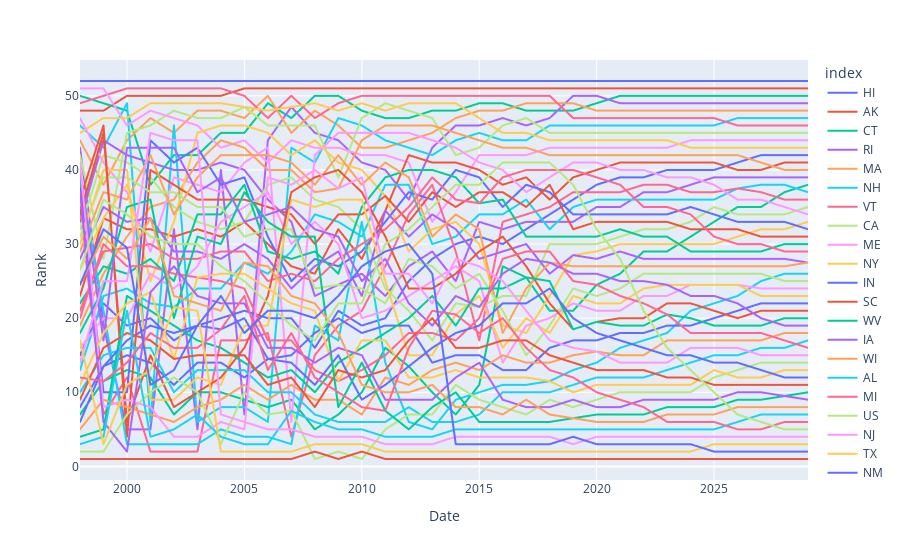

Notebook source saved alongside this figure:
### Code cell
energy_cost_plot = px.line(YoY_Energy_Cost_Ranking.melt(id_vars=["index"], var_name="Date", value_name="Rank"), x='Date', y='Rank', color='index')
energy_cost_plot

### Figure 1 — Plotly figure (JSON) as saved in the notebook; plotly's stock layout.template omitted (floating-point values rounded to 4 significant figures)
{"data": [{"hovertemplate": "index=HI<br>Date=%{x}<br>Rank=%{y}<extra></extra>", "legendgroup": "HI", "line": {"color": "#636efa", "dash": "solid"}, "mode": "lines", "name": "HI", "showlegend": true, "type": "scattergl", "x": [1998, 1999, 2000, 2001, 2002, 2003, 2004, 2005, 2006, 2007, 2008, 2009, 2010, 2011, 2012, 2013, 2014, 2015, 2016, 2017, 2018, 2019, 2020, 2021, 2022, 2023, 2024, 2025, 2026, 2027, 2028, 2029], "xaxis": "x", "y": [52, 52, 52, 52, 52, 52, 52, 52, 52, 52, 52, 52, 52, 52, 52, 52, 52, 52, 52, 52, 52, 52, 52, 52, 52, 52, 52, 52, 52, 52, 52, 52], "yaxis": "y"}, {"hovertemplate": "index=AK<br>Date=%{x}<br>Rank=%{y}<extra></extra>", "legendgroup": "AK", "line": {"color": "#EF553B", "dash": "solid"}, "mode": "lines", "name": "AK", "showlegend": true, "type": "scattergl", "x": [1998, 1999, 2000, 2001, 2002, 2003, 2004, 2005, 2006, 2007, 2008, 2009, 2010, 2011, 2012, 2013, 2014, 2015, 2016, 2017, 2018, 2019, 2020, 2021, 2022, 2023, 2024, 2025, 2026, 2027, 2028, 2029], "xaxis": "x", "y": [48, 48, 50, 50, 50, 50, 50, 51, 51, 51, 51, 51, 51, 51, 51, 51, 51, 51, 51, 51, 51, 51, 51, 51, 51, 51, 51, 51, 51, 51, 51, 51], "yaxis": "y"}, {"hovertemplate": "index=CT<br>Date=%{x}<br>Rank=%{y}<extra></extra>", "legendgroup": "CT", "line": {"color": "#00cc96", "dash": "solid"}, "mode": "lines", "name": "CT", "showlegend": true, "type": "scattergl", "x": [1998, 1999, 2000, 2001, 2002, 2003, 2004, 2005, 2006, 2007, 2008, 2009, 2010, 2011, 2012, 2013, 2014, 2015, 2016, 2017, 2018, 2019, 2020, 2021, 2022, 2023, 2024, 2025, 2026, 2027, 2028, 2029], "xaxis": "x", "y": [50, 49, 48, 38, 42, 42, 45, 45, 49, 47, 50, 50, 48, 47, 47, 48, 48, 49, 49, 48, 48, 48, 49, 50, 50, 50, 50, 50, 50, 50, 50, 50], "yaxis": "y"}, {"hovertemplate": "index=RI<br>Date=%{x}<br>Rank=%{y}<extra></extra>", "legendgroup": "RI", "line": {"color": "#ab63fa", "dash": "solid"}, "mode": "lines", "name": "RI", "showlegend": true, "type": "scattergl", "x": [1998, 1999, 2000, 2001, 2002, 2003, 2004, 2005, 2006, 2007, 2008, 2009, 2010, 2011, 2012, 2013, 2014, 2015, 2016, 2017, 2018, 2019, 2020, 2021, 2022, 2023, 2024, 2025, 2026, 2027, 2028, 2029], "xaxis": "x", "y": [43, 19, 5, 5, 32, 5, 40, 7, 44, 48.5, 45, 44, 41, 40, 36, 43, 46, 46, 47, 46, 47, 50, 50, 49, 49, 49, 49, 49, 49, 49, 49, 49], "yaxis": "y"}, {"hovertemplate": "index=MA<br>Date=%{x}<br>Rank=%{y}<extra></extra>", "legendgroup": "MA", "line": {"color": "#FFA15A", "dash": "solid"}, "mode": "lines", "name": "MA", "showlegend": true, "type": "scattergl", "x": [1998, 1999, 2000, 2001, 2002, 2003, 2004, 2005, 2006, 2007, 2008, 2009, 2010, 2011, 2012, 2013, 2014, 2015, 2016, 2017, 2018, 2019, 2020, 2021, 2022, 2023, 2024, 2025, 2026, 2027, 2028, 2029], "xaxis": "x", "y": [44, 38, 44, 47, 45, 48, 48, 47, 50, 45, 48, 46, 43, 43, 44, 45, 47, 48, 48, 49, 49, 49, 48, 48, 48, 48, 48, 48, 48, 48, 48, 48], "yaxis": "y"}, {"hovertemplate": "index=NH<br>Date=%{x}<br>Rank=%{y}<extra></extra>", "legendgroup": "NH", "line": {"color": "#19d3f3", "dash": "solid"}, "mode": "lines", "name": "NH", "showlegend": true, "type": "scattergl", "x": [1998, 1999, 2000, 2001, 2002, 2003, 2004, 2005, 2006, 2007, 2008, 2009, 2010, 2011, 2012, 2013, 2014, 2015, 2016, 2017, 2018, 2019, 2020, 2021, 2022, 2023, 2024, 2025, 2026, 2027, 2028, 2029], "xaxis": "x", "y": [46, 43, 49, 6, 46, 6, 8, 8, 6, 43, 41, 47, 46, 44, 43, 42, 44, 45, 44, 44, 46, 46, 46, 46, 46, 46, 46, 46, 47, 47, 47, 47], "yaxis": "y"}, {"hovertemplate": "index=VT<br>Date=%{x}<br>Rank=%{y}<extra></extra>", "legendgroup": "VT", "line": {"color": "#FF6692", "dash": "solid"}, "mode": "lines", "name": "VT", "showlegend": true, "type": "scattergl", "x": [1998, 1999, 2000, 2001, 2002, 2003, 2004, 2005, 2006, 2007, 2008, 2009, 2010, 2011, 2012, 2013, 2014, 2015, 2016, 2017, 2018, 2019, 2020, 2021, 2022, 2023, 2024, 2025, 2026, 2027, 2028, 2029], "xaxis": "x", "y": [49, 50, 51, 51, 51, 51, 51, 50, 47, 50, 47, 49, 50, 50, 50, 50, 50, 50, 50, 50, 50, 47, 47, 47, 47, 47, 47, 47, 46, 46, 46, 46], "yaxis": "y"}, {"hovertemplate": "index=CA<br>Date=%{x}<br>Rank=%{y}<extra></extra>", "legendgroup": "CA", "line": {"color": "#B6E880", "dash": "solid"}, "mode": "lines", "name": "CA", "showlegend": true, "type": "scattergl", "x": [1998, 1999, 2000, 2001, 2002, 2003, 2004, 2005, 2006, 2007, 2008, 2009, 2010, 2011, 2012, 2013, 2014, 2015, 2016, 2017, 2018, 2019, 2020, 2021, 2022, 2023, 2024, 2025, 2026, 2027, 2028, 2029], "xaxis": "x", "y": [42, 28, 45, 46, 48, 47, 47, 48.5, 46, 46, 46, 39, 47, 49, 48, 47, 42, 43, 46, 47, 45, 45, 45, 45, 45, 45, 45, 45, 45, 45, 45, 45], "yaxis": "y"}, {"hovertemplate": "index=ME<br>Date=%{x}<br>Rank=%{y}<extra></extra>", "legendgroup": "ME", "line": {"color": "#FF97FF", "dash": "solid"}, "mode": "lines", "name": "ME", "showlegend": true, "type": "scattergl", "x": [1998, 1999, 2000, 2001, 2002, 2003, 2004, 2005, 2006, 2007, 2008, 2009, 2010, 2011, 2012, 2013, 2014, 2015, 2016, 2017, 2018, 2019, 2020, 2021, 2022, 2023, 2024, 2025, 2026, 2027, 2028, 2029], "xaxis": "x", "y": [51, 51, 46, 48, 47, 46, 43, 44, 41, 44, 43, 43, 42, 42, 41, 33, 37, 42, 42, 42, 43, 43, 43, 43, 43, 43, 44, 44, 44, 44, 44, 44], "yaxis": "y"}, {"hovertemplate": "index=NY<br>Date=%{x}<br>Rank=%{y}<extra></extra>", "legendgroup": "NY", "line": {"color": "#FECB52", "dash": "solid"}, "mode": "lines", "name": "NY", "showlegend": true, "type": "scattergl", "x": [1998, 1999, 2000, 2001, 2002, 2003, 2004, 2005, 2006, 2007, 2008, 2009, 2010, 2011, 2012, 2013, 2014, 2015, 2016, 2017, 2018, 2019, 2020, 2021, 2022, 2023, 2024, 2025, 2026, 2027, 2028, 2029], "xaxis": "x", "y": [45, 47, 47, 49, 49, 49, 49, 48.5, 48, 48.5, 49, 48, 49, 48, 49, 49, 49, 47, 45, 45, 44, 44, 44, 44, 44, 44, 43, 43, 43, 43, 43, 43], "yaxis": "y"}, {"hovertemplate": "index=IN<br>Date=%{x}<br>Rank=%{y}<extra></extra>", "legendgroup": "IN", "line": {"color": "#636efa", "dash": "solid"}, "mode": "lines", "name": "IN", "showlegend": true, "type": "scattergl", "x": [1998, 1999, 2000, 2001, 2002, 2003, 2004, 2005, 2006, 2007, 2008, 2009, 2010, 2011, 2012, 2013, 2014, 2015, 2016, 2017, 2018, 2019, 2020, 2021, 2022, 2023, 2024, 2025, 2026, 2027, 2028, 2029], "xaxis": "x", "y": [15, 22, 19, 20, 17, 19, 20, 21, 20, 20, 16, 21, 19, 20, 25, 28, 30, 31, 30, 32, 34, 36, 38, 39, 39, 40, 40, 40, 41, 42, 42, 42], "yaxis": "y"}, {"hovertemplate": "index=SC<br>Date=%{x}<br>Rank=%{y}<extra></extra>", "legendgroup": "SC", "line": {"color": "#EF553B", "dash": "solid"}, "mode": "lines", "name": "SC", "showlegend": true, "type": "scattergl", "x": [1998, 1999, 2000, 2001, 2002, 2003, 2004, 2005, 2006, 2007, 2008, 2009, 2010, 2011, 2012, 2013, 2014, 2015, 2016, 2017, 2018, 2019, 2020, 2021, 2022, 2023, 2024, 2025, 2026, 2027, 2028, 2029], "xaxis": "x", "y": [23, 33.5, 32, 32, 31, 32, 31, 33, 30, 27, 26, 32, 28, 34.5, 42, 41, 41, 40, 38, 39, 36, 39, 40, 41, 41, 41, 41, 41, 40, 40, 41, 41], "yaxis": "y"}, {"hovertemplate": "index=WV<br>Date=%{x}<br>Rank=%{y}<extra></extra>", "legendgroup": "WV", "line": {"color": "#00cc96", "dash": "solid"}, "mode": "lines", "name": "WV", "showlegend": true, "type": "scattergl", "x": [1998, 1999, 2000, 2001, 2002, 2003, 2004, 2005, 2006, 2007, 2008, 2009, 2010, 2011, 2012, 2013, 2014, 2015, 2016, 2017, 2018, 2019, 2020, 2021, 2022, 2023, 2024, 2025, 2026, 2027, 2028, 2029], "xaxis": "x", "y": [7, 11.5, 13, 12, 7, 10, 10, 9, 8, 9, 5, 7, 10, 16, 13.5, 10, 7, 11, 27, 25.5, 21, 21, 24.5, 26, 29, 29, 31, 33, 35, 35, 37, 38], "yaxis": "y"}, {"hovertemplate": "index=IA<br>Date=%{x}<br>Rank=%{y}<extra></extra>", "legendgroup": "IA", "line": {"color": "#ab63fa", "dash": "solid"}, "mode": "lines", "name": "IA", "showlegend": true, "type": "scattergl", "x": [1998, 1999, 2000, 2001, 2002, 2003, 2004, 2005, 2006, 2007, 2008, 2009, 2010, 2011, 2012, 2013, 2014, 2015, 2016, 2017, 2018, 2019, 2020, 2021, 2022, 2023, 2024, 2025, 2026, 2027, 2028, 2029], "xaxis": "x", "y": [33, 44, 42, 41, 40, 40, 41, 40, 36, 33, 23, 24.5, 26, 23, 27, 29, 25, 33, 32, 33, 33, 33, 35, 35, 37, 37, 38, 39, 39, 39, 39, 39], "yaxis": "y"}, {"hovertemplate": "index=WI<br>Date=%{x}<br>Rank=%{y}<extra></extra>", "legendgroup": "WI", "line": {"color": "#FFA15A", "dash": "solid"}, "mode": "lines", "name": "WI", "showlegend": true, "type": "scattergl", "x": [1998, 1999, 2000, 2001, 2002, 2003, 2004, 2005, 2006, 2007, 2008, 2009, 2010, 2011, 2012, 2013, 2014, 2015, 2016, 2017, 2018, 2019, 2020, 2021, 2022, 2023, 2024, 2025, 2026, 2027, 2028, 2029], "xaxis": "x", "y": [19, 26, 31, 35, 36, 41, 44, 43, 40, 40, 37, 37.5, 44, 46, 46, 46, 45, 44, 43, 43, 42, 42, 42, 42, 42, 42, 42, 42, 42, 41, 40, 40], "yaxis": "y"}, {"hovertemplate": "index=AL<br>Date=%{x}<br>Rank=%{y}<extra></extra>", "legendgroup": "AL", "line": {"color": "#19d3f3", "dash": "solid"}, "mode": "lines", "name": "AL", "showlegend": true, "type": "scattergl", "x": [1998, 1999, 2000, 2001, 2002, 2003, 2004, 2005, 2006, 2007, 2008, 2009, 2010, 2011, 2012, 2013, 2014, 2015, 2016, 2017, 2018, 2019, 2020, 2021, 2022, 2023, 2024, 2025, 2026, 2027, 2028, 2029], "xaxis": "x", "y": [13, 23, 24, 22, 21.5, 24, 24, 27.5, 26, 29, 34, 33, 31, 38, 38, 30, 31, 34, 34, 36, 32, 35, 36, 36, 36, 36, 36, 36, 37.5, 38, 38, 37], "yaxis": "y"}, {"hovertemplate": "index=MI<br>Date=%{x}<br>Rank=%{y}<extra></extra>", "legendgroup": "MI", "line": {"color": "#FF6692", "dash": "solid"}, "mode": "lines", "name": "MI", "showlegend": true, "type": "scattergl", "x": [1998, 1999, 2000, 2001, 2002, 2003, 2004, 2005, 2006, 2007, 2008, 2009, 2010, 2011, 2012, 2013, 2014, 2015, 2016, 2017, 2018, 2019, 2020, 2021, 2022, 2023, 2024, 2025, 2026, 2027, 2028, 2029], "xaxis": "x", "y": [35, 7, 12, 2, 2, 2, 17, 17, 18, 4, 15, 19, 21, 27, 34, 38, 29, 17, 33, 34, 35, 37, 37, 37, 38, 38, 37, 37, 37.5, 37, 36, 36], "yaxis": "y"}, {"hovertemplate": "index=US<br>Date=%{x}<br>Rank=%{y}<extra></extra>", "legendgroup": "US", "line": {"color": "#B6E880", "dash": "solid"}, "mode": "lines", "name": "US", "showlegend": true, "type": "scattergl", "x": [1998, 1999, 2000, 2001, 2002, 2003, 2004, 2005, 2006, 2007, 2008, 2009, 2010, 2011, 2012, 2013, 2014, 2015, 2016, 2017, 2018, 2019, 2020, 2021, 2022, 2023, 2024, 2025, 2026, 2027, 2028, 2029], "xaxis": "x", "y": [32, 42, 41, 39, 35, 33, 32, 33, 38, 39, 36, 35, 32, 24, 21, 17, 22, 21.5, 23, 23, 30, 30, 30, 31, 32, 32, 33, 35, 34, 34, 34, 35], "yaxis": "y"}, {"hovertemplate": "index=NJ<br>Date=%{x}<br>Rank=%{y}<extra></extra>", "legendgroup": "NJ", "line": {"color": "#FF97FF", "dash": "solid"}, "mode": "lines", "name": "NJ", "showlegend": true, "type": "scattergl", "x": [1998, 1999, 2000, 2001, 2002, 2003, 2004, 2005, 2006, 2007, 2008, 2009, 2010, 2011, 2012, 2013, 2014, 2015, 2016, 2017, 2018, 2019, 2020, 2021, 2022, 2023, 2024, 2025, 2026, 2027, 2028, 2029], "xaxis": "x", "y": [47, 41, 37, 29, 39, 38, 37, 41, 43, 6, 42, 45, 45, 45, 45, 44, 43, 41, 40, 37, 39, 41, 41, 40, 40, 39, 39, 38, 36, 36, 35, 34], "yaxis": "y"}, {"hovertemplate": "index=TX<br>Date=%{x}<br>Rank=%{y}<extra></extra>", "legendgroup": "TX", "line": {"color": "#FECB52", "dash": "solid"}, "mode": "lines", "name": "TX", "showlegend": true, "type": "scattergl", "x": [1998, 1999, 2000, 2001, 2002, 2003, 2004, 2005, 2006, 2007, 2008, 2009, 2010, 2011, 2012, 2013, 2014, 2015, 2016, 2017, 2018, 2019, 2020, 2021, 2022, 2023, 2024, 2025, 2026, 2027, 2028, 2029], "xaxis": "x", "y": [26.5, 33.5, 38, 25, 33, 45, 46, 46, 45, 42, 44, 41, 40, 36.5, 29, 32, 33, 30, 19, 18, 23, 28.5, 29, 30, 30, 30, 30, 30, 31, 32, 32, 33], "yaxis": "y"}, {"hovertemplate": "index=NM<br>Date=%{x}<br>Rank=%{y}<extra></extra>", "legendgroup": "NM", "line": {"color": "#636efa", "dash": "solid"}, "mode": "lines", "name": "NM", "showlegend": true, "type": "scattergl", "x": [1998, 1999, 2000, 2001, 2002, 2003, 2004, 2005, 2006, 2007, 2008, 2009, 2010, 2011, 2012, 2013, 2014, 2015, 2016, 2017, 2018, 2019, 2020, 2021, 2022, 2023, 2024, 2025, 2026, 2027, 2028, 2029], "xaxis": "x", "y": [38, 10, 10, 44, 41, 43, 38, 39, 31, 25, 28, 27, 29, 33, 37, 36, 40, 39, 35, 38, 37, 34, 34, 34, 34, 34, 35, 34, 33, 33, 33, 32], "yaxis": "y"}, {"hovertemplate": "index=AZ<br>Date=%{x}<br>Rank=%{y}<extra></extra>", "legendgroup": "AZ", "line": {"color": "#EF553B", "dash": "solid"}, "mode": "lines", "name": "AZ", "showlegend": true, "type": "scattergl", "x": [1998, 1999, 2000, 2001, 2002, 2003, 2004, 2005, 2006, 2007, 2008, 2009, 2010, 2011, 2012, 2013, 2014, 2015, 2016, 2017, 2018, 2019, 2020, 2021, 2022, 2023, 2024, 2025, 2026, 2027, 2028, 2029], "xaxis": "x", "y": [36, 46, 4, 40, 38, 36, 36, 36, 35, 34, 30, 34, 34, 36.5, 33, 37, 35, 37, 37, 35, 38, 32, 33, 33, 33, 33, 32, 32, 32, 31, 31, 31], "yaxis": "y"}, {"hovertemplate": "index=CO<br>Date=%{x}<br>Rank=%{y}<extra></extra>", "legendgroup": "CO", "line": {"color": "#00cc96", "dash": "solid"}, "mode": "lines", "name": "CO", "showlegend": true, "type": "scattergl", "x": [1998, 1999, 2000, 2001, 2002, 2003, 2004, 2005, 2006, 2007, 2008, 2009, 2010, 2011, 2012, 2013, 2014, 2015, 2016, 2017, 2018, 2019, 2020, 2021, 2022, 2023, 2024, 2025, 2026, 2027, 2028, 2029], "xaxis": "x", "y": [22, 27, 26, 28, 25, 34, 34, 38, 29, 28, 29, 26, 35, 39, 40, 40, 39, 35.5, 36, 31, 31, 31, 31, 32, 31, 31, 29, 29, 29, 29, 30, 30], "yaxis": "y"}, {"hovertemplate": "index=GA<br>Date=%{x}<br>Rank=%{y}<extra></extra>", "legendgroup": "GA", "line": {"color": "#ab63fa", "dash": "solid"}, "mode": "lines", "name": "GA", "showlegend": true, "type": "scattergl", "x": [1998, 1999, 2000, 2001, 2002, 2003, 2004, 2005, 2006, 2007, 2008, 2009, 2010, 2011, 2012, 2013, 2014, 2015, 2016, 2017, 2018, 2019, 2020, 2021, 2022, 2023, 2024, 2025, 2026, 2027, 2028, 2029], "xaxis": "x", "y": [28, 35, 33, 33.5, 29, 29, 28, 30, 28, 24, 27, 29, 23, 34.5, 31, 34, 32, 28, 29, 30, 26, 28.5, 28, 29, 28, 28, 28, 28, 28, 28, 28, 27.5], "yaxis": "y"}, {"hovertemplate": "index=FL<br>Date=%{x}<br>Rank=%{y}<extra></extra>", "legendgroup": "FL", "line": {"color": "#FFA15A", "dash": "solid"}, "mode": "lines", "name": "FL", "showlegend": true, "type": "scattergl", "x": [1998, 1999, 2000, 2001, 2002, 2003, 2004, 2005, 2006, 2007, 2008, 2009, 2010, 2011, 2012, 2013, 2014, 2015, 2016, 2017, 2018, 2019, 2020, 2021, 2022, 2023, 2024, 2025, 2026, 2027, 2028, 2029], "xaxis": "x", "y": [29, 37, 36, 42, 34, 39, 42, 42, 42, 41, 38, 42, 38, 41, 39, 31, 34, 32, 18, 24, 27.5, 27, 27, 27, 27, 27, 27, 27, 27, 27, 27, 27.5], "yaxis": "y"}, {"hovertemplate": "index=IL<br>Date=%{x}<br>Rank=%{y}<extra></extra>", "legendgroup": "IL", "line": {"color": "#19d3f3", "dash": "solid"}, "mode": "lines", "name": "IL", "showlegend": true, "type": "scattergl", "x": [1998, 1999, 2000, 2001, 2002, 2003, 2004, 2005, 2006, 2007, 2008, 2009, 2010, 2011, 2012, 2013, 2014, 2015, 2016, 2017, 2018, 2019, 2020, 2021, 2022, 2023, 2024, 2025, 2026, 2027, 2028, 2029], "xaxis": "x", "y": [39, 21, 3, 3, 3, 3, 5, 4, 4, 3, 19, 17, 33, 14, 6, 5, 9, 10, 11, 11, 11.5, 13, 14, 16, 17, 18, 21, 22, 23, 25, 26, 26], "yaxis": "y"}, {"hovertemplate": "index=MN<br>Date=%{x}<br>Rank=%{y}<extra></extra>", "legendgroup": "MN", "line": {"color": "#FF6692", "dash": "solid"}, "mode": "lines", "name": "MN", "showlegend": true, "type": "scattergl", "x": [1998, 1999, 2000, 2001, 2002, 2003, 2004, 2005, 2006, 2007, 2008, 2009, 2010, 2011, 2012, 2013, 2014, 2015, 2016, 2017, 2018, 2019, 2020, 2021, 2022, 2023, 2024, 2025, 2026, 2027, 2028, 2029], "xaxis": "x", "y": [21, 29, 29.5, 30, 28, 28, 29, 29, 25, 26, 25, 28, 30, 32, 35, 39, 36, 35.5, 39, 40, 40, 40, 39, 38, 35, 35, 34, 31, 30, 30, 29, 29], "yaxis": "y"}, {"hovertemplate": "index=NC<br>Date=%{x}<br>Rank=%{y}<extra></extra>", "legendgroup": "NC", "line": {"color": "#B6E880", "dash": "solid"}, "mode": "lines", "name": "NC", "showlegend": true, "type": "scattergl", "x": [1998, 1999, 2000, 2001, 2002, 2003, 2004, 2005, 2006, 2007, 2008, 2009, 2010, 2011, 2012, 2013, 2014, 2015, 2016, 2017, 2018, 2019, 2020, 2021, 2022, 2023, 2024, 2025, 2026, 2027, 2028, 2029], "xaxis": "x", "y": [31, 39, 39, 37, 37, 35, 35, 31, 32, 32, 24, 24.5, 24, 22, 28, 27, 24, 26, 21, 15, 19, 24, 23, 24, 26, 26, 26, 26, 26, 26, 25, 25], "yaxis": "y"}, {"hovertemplate": "index=MS<br>Date=%{x}<br>Rank=%{y}<extra></extra>", "legendgroup": "MS", "line": {"color": "#FF97FF", "dash": "solid"}, "mode": "lines", "name": "MS", "showlegend": true, "type": "scattergl", "x": [1998, 1999, 2000, 2001, 2002, 2003, 2004, 2005, 2006, 2007, 2008, 2009, 2010, 2011, 2012, 2013, 2014, 2015, 2016, 2017, 2018, 2019, 2020, 2021, 2022, 2023, 2024, 2025, 2026, 2027, 2028, 2029], "xaxis": "x", "y": [16, 20, 20, 26, 24, 27, 33, 35, 37, 30, 33, 30, 20, 21, 23, 25, 27, 25, 14, 19, 20, 22, 21, 21, 23, 23, 24.5, 24.5, 24.5, 24, 24, 24], "yaxis": "y"}, {"hovertemplate": "index=DC<br>Date=%{x}<br>Rank=%{y}<extra></extra>", "legendgroup": "DC", "line": {"color": "#FECB52", "dash": "solid"}, "mode": "lines", "name": "DC", "showlegend": true, "type": "scattergl", "x": [1998, 1999, 2000, 2001, 2002, 2003, 2004, 2005, 2006, 2007, 2008, 2009, 2010, 2011, 2012, 2013, 2014, 2015, 2016, 2017, 2018, 2019, 2020, 2021, 2022, 2023, 2024, 2025, 2026, 2027, 2028, 2029], "xaxis": "x", "y": [30, 40, 40, 9, 9, 12, 11, 19, 19, 36, 35, 36, 36, 25, 15, 15, 20.5, 23, 16, 20, 18, 23, 22, 22, 24, 24.5, 24.5, 24.5, 24.5, 23, 23, 23], "yaxis": "y"}, {"hovertemplate": "index=TN<br>Date=%{x}<br>Rank=%{y}<extra></extra>", "legendgroup": "TN", "line": {"color": "#636efa", "dash": "solid"}, "mode": "lines", "name": "TN", "showlegend": true, "type": "scattergl", "x": [1998, 1999, 2000, 2001, 2002, 2003, 2004, 2005, 2006, 2007, 2008, 2009, 2010, 2011, 2012, 2013, 2014, 2015, 2016, 2017, 2018, 2019, 2020, 2021, 2022, 2023, 2024, 2025, 2026, 2027, 2028, 2029], "xaxis": "x", "y": [8, 13.5, 15, 14, 11, 14, 14, 12, 14.5, 15, 18, 20, 18, 19, 19, 14, 15, 15, 13, 13, 16, 17, 17, 18, 18, 19, 19, 20, 21, 22, 22, 22], "yaxis": "y"}, {"hovertemplate": "index=MD<br>Date=%{x}<br>Rank=%{y}<extra></extra>", "legendgroup": "MD", "line": {"color": "#EF553B", "dash": "solid"}, "mode": "lines", "name": "MD", "showlegend": true, "type": "scattergl", "x": [1998, 1999, 2000, 2001, 2002, 2003, 2004, 2005, 2006, 2007, 2008, 2009, 2010, 2011, 2012, 2013, 2014, 2015, 2016, 2017, 2018, 2019, 2020, 2021, 2022, 2023, 2024, 2025, 2026, 2027, 2028, 2029], "xaxis": "x", "y": [34, 45, 6, 15, 8, 10, 12, 16, 23, 37, 39, 40, 37, 31, 24, 24, 26, 29, 31, 27, 22, 18.5, 19.5, 20, 20, 22, 22, 21, 20, 21, 21, 21], "yaxis": "y"}, {"hovertemplate": "index=MO<br>Date=%{x}<br>Rank=%{y}<extra></extra>", "legendgroup": "MO", "line": {"color": "#00cc96", "dash": "solid"}, "mode": "lines", "name": "MO", "showlegend": true, "type": "scattergl", "x": [1998, 1999, 2000, 2001, 2002, 2003, 2004, 2005, 2006, 2007, 2008, 2009, 2010, 2011, 2012, 2013, 2014, 2015, 2016, 2017, 2018, 2019, 2020, 2021, 2022, 2023, 2024, 2025, 2026, 2027, 2028, 2029], "xaxis": "x", "y": [4, 5, 23, 21, 19, 17, 16, 14, 12, 13, 10, 14, 16, 18, 20, 23, 19, 24, 24, 25.5, 25, 18.5, 19.5, 19, 19, 20.5, 20, 19, 19, 19, 20, 20], "yaxis": "y"}, {"hovertemplate": "index=PA<br>Date=%{x}<br>Rank=%{y}<extra></extra>", "legendgroup": "PA", "line": {"color": "#ab63fa", "dash": "solid"}, "mode": "lines", "name": "PA", "showlegend": true, "type": "scattergl", "x": [1998, 1999, 2000, 2001, 2002, 2003, 2004, 2005, 2006, 2007, 2008, 2009, 2010, 2011, 2012, 2013, 2014, 2015, 2016, 2017, 2018, 2019, 2020, 2021, 2022, 2023, 2024, 2025, 2026, 2027, 2028, 2029], "xaxis": "x", "y": [40, 17, 43, 43, 43, 37, 39, 33, 34, 35, 32, 31, 25, 28, 22, 19, 23, 21.5, 26, 28, 27.5, 26, 26, 25, 25, 24.5, 23, 23, 22, 20, 19, 19], "yaxis": "y"}, {"hovertemplate": "index=KY<br>Date=%{x}<br>Rank=%{y}<extra></extra>", "legendgroup": "KY", "line": {"color": "#FFA15A", "dash": "solid"}, "mode": "lines", "name": "KY", "showlegend": true, "type": "scattergl", "x": [1998, 1999, 2000, 2001, 2002, 2003, 2004, 2005, 2006, 2007, 2008, 2009, 2010, 2011, 2012, 2013, 2014, 2015, 2016, 2017, 2018, 2019, 2020, 2021, 2022, 2023, 2024, 2025, 2026, 2027, 2028, 2029], "xaxis": "x", "y": [5, 9, 8, 7, 6, 8, 9, 11, 9, 11, 9, 9, 7, 12, 11, 13, 14, 13, 15, 14, 14, 15, 15.5, 15, 15, 17, 17, 17, 17, 17, 18, 18], "yaxis": "y"}, {"hovertemplate": "index=ND<br>Date=%{x}<br>Rank=%{y}<extra></extra>", "legendgroup": "ND", "line": {"color": "#19d3f3", "dash": "solid"}, "mode": "lines", "name": "ND", "showlegend": true, "type": "scattergl", "x": [1998, 1999, 2000, 2001, 2002, 2003, 2004, 2005, 2006, 2007, 2008, 2009, 2010, 2011, 2012, 2013, 2014, 2015, 2016, 2017, 2018, 2019, 2020, 2021, 2022, 2023, 2024, 2025, 2026, 2027, 2028, 2029], "xaxis": "x", "y": [10, 15, 16, 16, 10, 13, 13, 13, 10, 10, 7, 6, 6, 6, 8, 6, 6, 7, 10, 10, 10, 11, 12, 12, 12, 13, 14, 15, 15, 16, 16, 17], "yaxis": "y"}, {"hovertemplate": "index=SD<br>Date=%{x}<br>Rank=%{y}<extra></extra>", "legendgroup": "SD", "line": {"color": "#FF6692", "dash": "solid"}, "mode": "lines", "name": "SD", "showlegend": true, "type": "scattergl", "x": [1998, 1999, 2000, 2001, 2002, 2003, 2004, 2005, 2006, 2007, 2008, 2009, 2010, 2011, 2012, 2013, 2014, 2015, 2016, 2017, 2018, 2019, 2020, 2021, 2022, 2023, 2024, 2025, 2026, 2027, 2028, 2029], "xaxis": "x", "y": [20, 30, 27, 27, 26, 25.5, 25, 24, 17, 17, 13, 11.5, 13, 15, 18, 18, 17, 20, 28, 29, 29, 25, 24.5, 23, 22, 20.5, 18, 18, 18, 18, 17, 16], "yaxis": "y"}, {"hovertemplate": "index=ID<br>Date=%{x}<br>Rank=%{y}<extra></extra>", "legendgroup": "ID", "line": {"color": "#B6E880", "dash": "solid"}, "mode": "lines", "name": "ID", "showlegend": true, "type": "scattergl", "x": [1998, 1999, 2000, 2001, 2002, 2003, 2004, 2005, 2006, 2007, 2008, 2009, 2010, 2011, 2012, 2013, 2014, 2015, 2016, 2017, 2018, 2019, 2020, 2021, 2022, 2023, 2024, 2025, 2026, 2027, 2028, 2029], "xaxis": "x", "y": [2, 2, 7, 10, 12, 10, 3, 10, 7, 7.5, 1, 2, 1, 5, 7, 7, 11, 9, 8, 7, 9, 8, 9, 10, 10, 10, 10, 12, 13, 14, 14, 14], "yaxis": "y"}, {"hovertemplate": "index=DE<br>Date=%{x}<br>Rank=%{y}<extra></extra>", "legendgroup": "DE", "line": {"color": "#FF97FF", "dash": "solid"}, "mode": "lines", "name": "DE", "showlegend": true, "type": "scattergl", "x": [1998, 1999, 2000, 2001, 2002, 2003, 2004, 2005, 2006, 2007, 2008, 2009, 2010, 2011, 2012, 2013, 2014, 2015, 2016, 2017, 2018, 2019, 2020, 2021, 2022, 2023, 2024, 2025, 2026, 2027, 2028, 2029], "xaxis": "x", "y": [41, 8, 9, 8, 4, 4, 6, 5, 39, 38, 40, 37.5, 39, 26, 26, 22, 28, 27, 25, 21, 17, 16, 15.5, 14, 14, 14, 16, 16, 16, 15, 15, 15], "yaxis": "y"}, {"hovertemplate": "index=OK<br>Date=%{x}<br>Rank=%{y}<extra></extra>", "legendgroup": "OK", "line": {"color": "#FECB52", "dash": "solid"}, "mode": "lines", "name": "OK", "showlegend": true, "type": "scattergl", "x": [1998, 1999, 2000, 2001, 2002, 2003, 2004, 2005, 2006, 2007, 2008, 2009, 2010, 2011, 2012, 2013, 2014, 2015, 2016, 2017, 2018, 2019, 2020, 2021, 2022, 2023, 2024, 2025, 2026, 2027, 2028, 2029], "xaxis": "x", "y": [11, 18, 22, 23.5, 14.5, 25.5, 26, 26, 24, 22, 21, 11.5, 17, 17, 12, 12, 13, 12, 12, 12, 11.5, 10, 11, 11, 11, 11, 11, 13, 12, 12, 13, 13], "yaxis": "y"}, {"hovertemplate": "index=WY<br>Date=%{x}<br>Rank=%{y}<extra></extra>", "legendgroup": "WY", "line": {"color": "#636efa", "dash": "solid"}, "mode": "lines", "name": "WY", "showlegend": true, "type": "scattergl", "x": [1998, 1999, 2000, 2001, 2002, 2003, 2004, 2005, 2006, 2007, 2008, 2009, 2010, 2011, 2012, 2013, 2014, 2015, 2016, 2017, 2018, 2019, 2020, 2021, 2022, 2023, 2024, 2025, 2026, 2027, 2028, 2029], "xaxis": "x", "y": [6, 13.5, 17, 19, 18, 19, 18.5, 20, 14.5, 14, 11, 15, 9, 11, 13.5, 16, 18, 19, 22, 22, 24, 20, 18, 17, 16, 15, 15, 14, 14, 13, 12, 12], "yaxis": "y"}, {"hovertemplate": "index=NE<br>Date=%{x}<br>Rank=%{y}<extra></extra>", "legendgroup": "NE", "line": {"color": "#EF553B", "dash": "solid"}, "mode": "lines", "name": "NE", "showlegend": true, "type": "scattergl", "x": [1998, 1999, 2000, 2001, 2002, 2003, 2004, 2005, 2006, 2007, 2008, 2009, 2010, 2011, 2012, 2013, 2014, 2015, 2016, 2017, 2018, 2019, 2020, 2021, 2022, 2023, 2024, 2025, 2026, 2027, 2028, 2029], "xaxis": "x", "y": [9, 16, 18, 17, 14.5, 15, 15, 15, 11, 12, 8, 13, 12, 13, 17, 20, 16, 16, 17, 17, 15, 14, 13, 13, 13, 12, 12, 11, 11, 11, 11, 11], "yaxis": "y"}, {"hovertemplate": "index=LA<br>Date=%{x}<br>Rank=%{y}<extra></extra>", "legendgroup": "LA", "line": {"color": "#00cc96", "dash": "solid"}, "mode": "lines", "name": "LA", "showlegend": true, "type": "scattergl", "x": [1998, 1999, 2000, 2001, 2002, 2003, 2004, 2005, 2006, 2007, 2008, 2009, 2010, 2011, 2012, 2013, 2014, 2015, 2016, 2017, 2018, 2019, 2020, 2021, 2022, 2023, 2024, 2025, 2026, 2027, 2028, 2029], "xaxis": "x", "y": [18, 24, 35, 36, 20, 31, 30, 37, 33, 31, 31, 8, 14, 7.5, 5, 8, 10, 6, 6, 6, 6, 6.5, 7, 7, 7, 8, 8, 8, 9, 9, 9.5, 10], "yaxis": "y"}, {"hovertemplate": "index=OH<br>Date=%{x}<br>Rank=%{y}<extra></extra>", "legendgroup": "OH", "line": {"color": "#ab63fa", "dash": "solid"}, "mode": "lines", "name": "OH", "showlegend": true, "type": "scattergl", "x": [1998, 1999, 2000, 2001, 2002, 2003, 2004, 2005, 2006, 2007, 2008, 2009, 2010, 2011, 2012, 2013, 2014, 2015, 2016, 2017, 2018, 2019, 2020, 2021, 2022, 2023, 2024, 2025, 2026, 2027, 2028, 2029], "xaxis": "x", "y": [37, 6, 2, 23.5, 27, 23, 22, 22, 16, 16, 14, 16, 15, 9, 9, 9, 12, 14, 9, 8, 8, 9, 8, 8, 9, 9, 9, 9, 10, 10, 9.5, 9], "yaxis": "y"}, {"hovertemplate": "index=AR<br>Date=%{x}<br>Rank=%{y}<extra></extra>", "legendgroup": "AR", "line": {"color": "#FFA15A", "dash": "solid"}, "mode": "lines", "name": "AR", "showlegend": true, "type": "scattergl", "x": [1998, 1999, 2000, 2001, 2002, 2003, 2004, 2005, 2006, 2007, 2008, 2009, 2010, 2011, 2012, 2013, 2014, 2015, 2016, 2017, 2018, 2019, 2020, 2021, 2022, 2023, 2024, 2025, 2026, 2027, 2028, 2029], "xaxis": "x", "y": [24.5, 31, 28, 33.5, 23, 22, 21, 27.5, 27, 23, 22, 18, 11, 10, 10, 11, 8, 8, 7, 9, 7, 6.5, 6, 6, 6, 7, 7, 7, 8, 8, 8, 8], "yaxis": "y"}, {"hovertemplate": "index=MT<br>Date=%{x}<br>Rank=%{y}<extra></extra>", "legendgroup": "MT", "line": {"color": "#19d3f3", "dash": "solid"}, "mode": "lines", "name": "MT", "showlegend": true, "type": "scattergl", "x": [1998, 1999, 2000, 2001, 2002, 2003, 2004, 2005, 2006, 2007, 2008, 2009, 2010, 2011, 2012, 2013, 2014, 2015, 2016, 2017, 2018, 2019, 2020, 2021, 2022, 2023, 2024, 2025, 2026, 2027, 2028, 2029], "xaxis": "x", "y": [3, 4, 21, 4, 5, 7, 4, 3, 3, 7.5, 6, 5, 5, 4, 4, 4, 5, 5, 5, 5, 5, 5, 5, 5, 5, 5, 5, 5, 6, 7, 7, 7], "yaxis": "y"}, {"hovertemplate": "index=UT<br>Date=%{x}<br>Rank=%{y}<extra></extra>", "legendgroup": "UT", "line": {"color": "#FF6692", "dash": "solid"}, "mode": "lines", "name": "UT", "showlegend": true, "type": "scattergl", "x": [1998, 1999, 2000, 2001, 2002, 2003, 2004, 2005, 2006, 2007, 2008, 2009, 2010, 2011, 2012, 2013, 2014, 2015, 2016, 2017, 2018, 2019, 2020, 2021, 2022, 2023, 2024, 2025, 2026, 2027, 2028, 2029], "xaxis": "x", "y": [12, 11.5, 14, 18, 16, 16, 18.5, 23, 13, 18, 12, 10, 8, 7.5, 16, 21, 20.5, 18, 20, 16, 13, 12, 10, 9, 8, 6, 6, 6, 5, 5, 6, 6], "yaxis": "y"}, {"hovertemplate": "index=KS<br>Date=%{x}<br>Rank=%{y}<extra></extra>", "legendgroup": "KS", "line": {"color": "#B6E880", "dash": "solid"}, "mode": "lines", "name": "KS", "showlegend": true, "type": "scattergl", "x": [1998, 1999, 2000, 2001, 2002, 2003, 2004, 2005, 2006, 2007, 2008, 2009, 2010, 2011, 2012, 2013, 2014, 2015, 2016, 2017, 2018, 2019, 2020, 2021, 2022, 2023, 2024, 2025, 2026, 2027, 2028, 2029], "xaxis": "x", "y": [26.5, 36, 34, 31, 30, 30, 27, 25, 22, 19, 17, 22, 22, 30, 32, 35, 38, 38, 41, 41, 41, 38, 32, 28, 21, 16, 13, 10, 7, 6, 5, 5], "yaxis": "y"}, {"hovertemplate": "index=NV<br>Date=%{x}<br>Rank=%{y}<extra></extra>", "legendgroup": "NV", "line": {"color": "#FF97FF", "dash": "solid"}, "mode": "lines", "name": "NV", "showlegend": true, "type": "scattergl", "x": [1998, 1999, 2000, 2001, 2002, 2003, 2004, 2005, 2006, 2007, 2008, 2009, 2010, 2011, 2012, 2013, 2014, 2015, 2016, 2017, 2018, 2019, 2020, 2021, 2022, 2023, 2024, 2025, 2026, 2027, 2028, 2029], "xaxis": "x", "y": [14, 25, 25, 45, 44, 44, 7, 6, 5, 5, 4, 4, 4, 3, 3, 3, 4, 4, 4, 4, 4, 3, 4, 4, 4, 4, 4, 4, 4, 4, 4, 4], "yaxis": "y"}, {"hovertemplate": "index=OR<br>Date=%{x}<br>Rank=%{y}<extra></extra>", "legendgroup": "OR", "line": {"color": "#FECB52", "dash": "solid"}, "mode": "lines", "name": "OR", "showlegend": true, "type": "scattergl", "x": [1998, 1999, 2000, 2001, 2002, 2003, 2004, 2005, 2006, 2007, 2008, 2009, 2010, 2011, 2012, 2013, 2014, 2015, 2016, 2017, 2018, 2019, 2020, 2021, 2022, 2023, 2024, 2025, 2026, 2027, 2028, 2029], "xaxis": "x", "y": [17, 3, 11, 13, 21.5, 21, 2, 2, 2, 2, 3, 3, 3, 2, 2, 2, 2, 2, 2, 2, 2, 2, 2, 2, 2, 2, 2, 3, 3, 3, 3, 3], "yaxis": "y"}, {"hovertemplate": "index=VA<br>Date=%{x}<br>Rank=%{y}<extra></extra>", "legendgroup": "VA", "line": {"color": "#636efa", "dash": "solid"}, "mode": "lines", "name": "VA", "showlegend": true, "type": "scattergl", "x": [1998, 1999, 2000, 2001, 2002, 2003, 2004, 2005, 2006, 2007, 2008, 2009, 2010, 2011, 2012, 2013, 2014, 2015, 2016, 2017, 2018, 2019, 2020, 2021, 2022, 2023, 2024, 2025, 2026, 2027, 2028, 2029], "xaxis": "x", "y": [24.5, 32, 29.5, 11, 13, 19, 23, 18, 21, 21, 20, 23, 27, 29, 30, 26, 3, 3, 3, 3, 3, 4, 3, 3, 3, 3, 3, 2, 2, 2, 2, 2], "yaxis": "y"}, {"hovertemplate": "index=WA<br>Date=%{x}<br>Rank=%{y}<extra></extra>", "legendgroup": "WA", "line": {"color": "#EF553B", "dash": "solid"}, "mode": "lines", "name": "WA", "showlegend": true, "type": "scattergl", "x": [1998, 1999, 2000, 2001, 2002, 2003, 2004, 2005, 2006, 2007, 2008, 2009, 2010, 2011, 2012, 2013, 2014, 2015, 2016, 2017, 2018, 2019, 2020, 2021, 2022, 2023, 2024, 2025, 2026, 2027, 2028, 2029], "xaxis": "x", "y": [1, 1, 1, 1, 1, 1, 1, 1, 1, 1, 2, 1, 2, 1, 1, 1, 1, 1, 1, 1, 1, 1, 1, 1, 1, 1, 1, 1, 1, 1, 1, 1], "yaxis": "y"}], "layout": {"legend": {"title": {"text": "index"}, "tracegroupgap": 0}, "margin": {"t": 60}, "xaxis": {"anchor": "y", "domain": [0, 1], "title": {"text": "Date"}}, "yaxis": {"anchor": "x", "domain": [0, 1], "title": {"text": "Rank"}}}}
